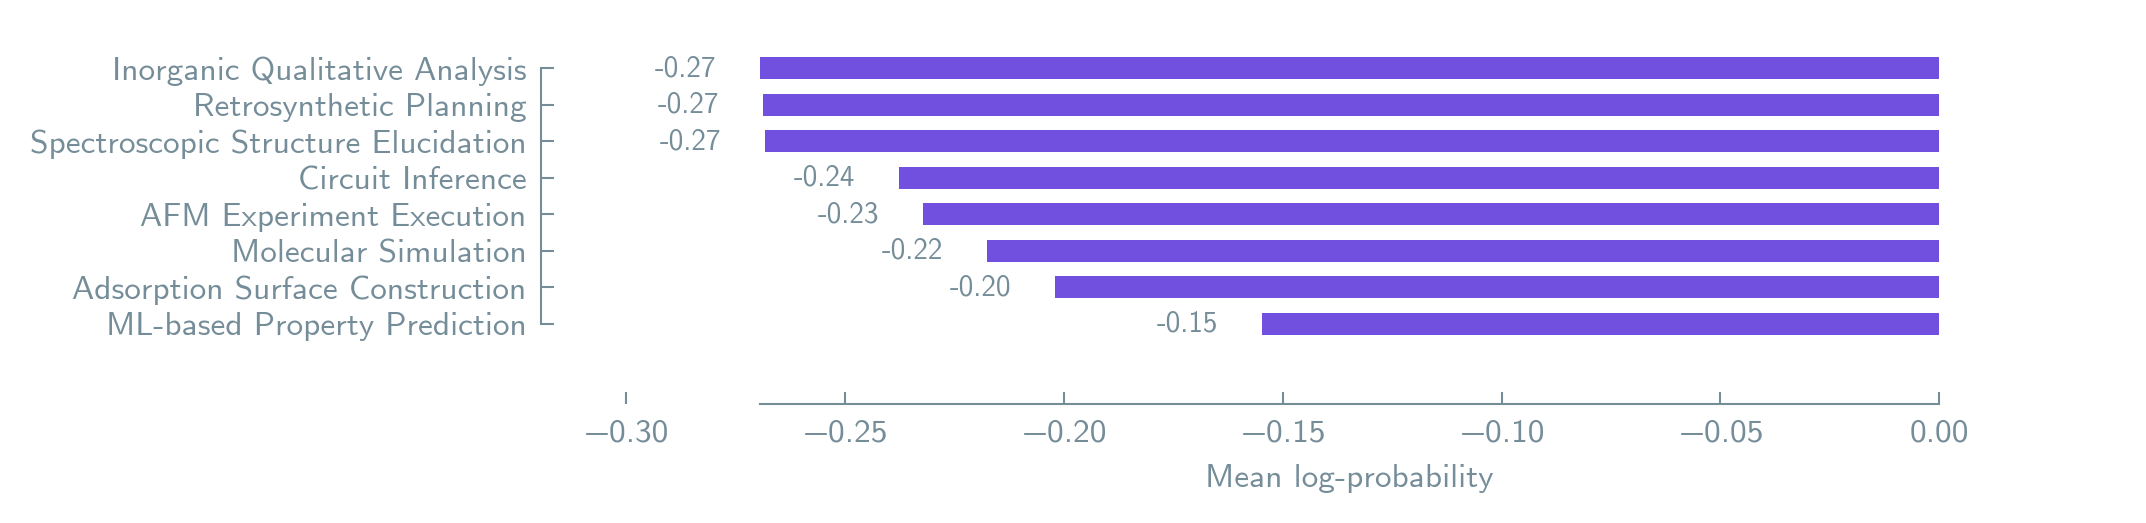

This figure's Python source:
"""
Panel 6 — Mean log-probability per environment.

Hypothesis: in common-domain environments (ml, md) the model assigns higher
(less negative) token log-probabilities than in specialised domains (spectra,
retro), reflecting greater familiarity with the vocabulary and reasoning steps.

Exactly-zero logprob tokens are excluded because they are for special tokens like <|endoftext|> or <|im_end|>.
"""

import sys
from pathlib import Path

import lama_aesthetics
import matplotlib.pyplot as plt
import numpy as np
import pandas as pd
from lama_aesthetics import ONE_COL_HEIGHT, TWO_COL_WIDTH
from lama_aesthetics.plotutils import range_frame
from loguru import logger

_REPO_ROOT = Path(__file__).resolve().parent.parent.parent
sys.path.insert(0, str(_REPO_ROOT / "analysis"))

from plot_config import (  # noqa: E402
    FONT_SIZES,
)
from plot_utils import load_logprobs_data  # noqa: E402

ENVIRONMENT_NAMES = {
    "afm": "AFM Experiment Execution",
    "catalyst": "Adsorption Surface Construction",
    "md": "Molecular Simulation",
    "ml": "ML-based Property Prediction",
    "resistor": "Circuit Inference",
    "retro": "Retrosynthetic Planning",
    "spectra": "Spectroscopic Structure Elucidation",
    "wetlab": "Inorganic Qualitative Analysis",
}


lama_aesthetics.get_style("main")

OUT_DIR = Path(__file__).resolve().parent
OUT_FILE = OUT_DIR / "2d_logprobs.png"


# ── Data ─────────────────────────────────────────────────────────────────────


def _pool_nonzero_tokens(series) -> np.ndarray:
    """Concatenate all non-zero, finite token logprobs across all messages."""
    arrays = []
    for lp in series:
        if not isinstance(lp, list | np.ndarray) or len(lp) == 0:
            continue
        arr = np.asarray(lp, dtype=np.float32)
        arr = arr[np.isfinite(arr) & (arr != 0.0)]
        if arr.size > 0:
            arrays.append(arr)
    return np.concatenate(arrays) if arrays else np.array([], dtype=np.float32)


def compute_env_stats(df: pd.DataFrame) -> pd.DataFrame:
    """Per-environment stats from a flat pool of all non-zero tokens.

    Every token gets equal weight regardless of message length.
    std is the std of individual token logprobs (spread of the distribution).

    Returns DataFrame sorted descending by mean (least negative first = top).
    Columns: environment, display_name, mean, std, n_tokens, color
    """
    rows = []
    for env, grp in df.groupby("environment"):
        tokens = _pool_nonzero_tokens(grp["per_token_logprob"])
        if tokens.size == 0:
            continue
        rows.append(
            {
                "environment": env,
                "display_name": ENVIRONMENT_NAMES.get(env, env),
                "mean": float(np.mean(tokens)),
                "n_tokens": int(tokens.size),
                "color": "#7150e0",
            }
        )

    return (
        pd.DataFrame(rows)
        .sort_values("mean", ascending=False)  # least negative on top
        .reset_index(drop=True)
    )


# ── Plot ──────────────────────────────────────────────────────────────────────


def plot_mean_logprobs(stats: pd.DataFrame, output_path: Path):
    """Horizontal barplot of mean logprob per environment (token-pooled)."""
    fig, ax = plt.subplots(figsize=(TWO_COL_WIDTH, ONE_COL_HEIGHT))

    labels = stats["display_name"].tolist()
    values = stats["mean"].tolist()
    colors = stats["color"].tolist()

    y_pos = np.arange(len(values))

    bars = ax.barh(
        y_pos,
        values,
        color=colors,
        height=0.6,
    )

    for bar, val in zip(bars, values, strict=False):
        ax.text(
            bar.get_width() - 0.01,
            bar.get_y() + bar.get_height() / 2,
            f"{val:.2f}",
            va="center",
            ha="right",
            fontsize=FONT_SIZES["tick_label"] - 1,
        )

    ax.set_yticks(y_pos)
    ax.set_yticklabels(labels)
    ax.tick_params(axis="both", labelsize=FONT_SIZES["tick_label"])
    ax.set_xlabel(
        "Mean log-probability",
        fontsize=FONT_SIZES["axis_label"],
        fontweight="bold",
    )

    range_frame(ax, np.array([min(values), 0]), y_pos, pad=0.15)

    plt.tight_layout()
    plt.savefig(output_path, dpi=300, bbox_inches="tight")
    plt.savefig(output_path.with_suffix(".pdf"), bbox_inches="tight")
    plt.close()
    logger.success(f"Saved → {output_path}")


# ── Main ─────────────────────────────────────────────────────────────────────


def main() -> None:
    logger.info("Loading logprobs data …")
    logprobs_df = load_logprobs_data()
    logger.info(
        f"  {len(logprobs_df):,} rows | environments: {sorted(logprobs_df['environment'].unique())}"
    )

    stats = compute_env_stats(logprobs_df)
    logger.info("\nEnvironment stats (mean logprob, non-zero tokens):")
    for _, row in stats.iterrows():
        logger.info(
            f"  {row['environment']:12s}  mean={row['mean']:+.4f}"
            f"  n_tokens={row['n_tokens']:,}"
        )

    plot_mean_logprobs(stats, OUT_FILE)


if __name__ == "__main__":
    main()
